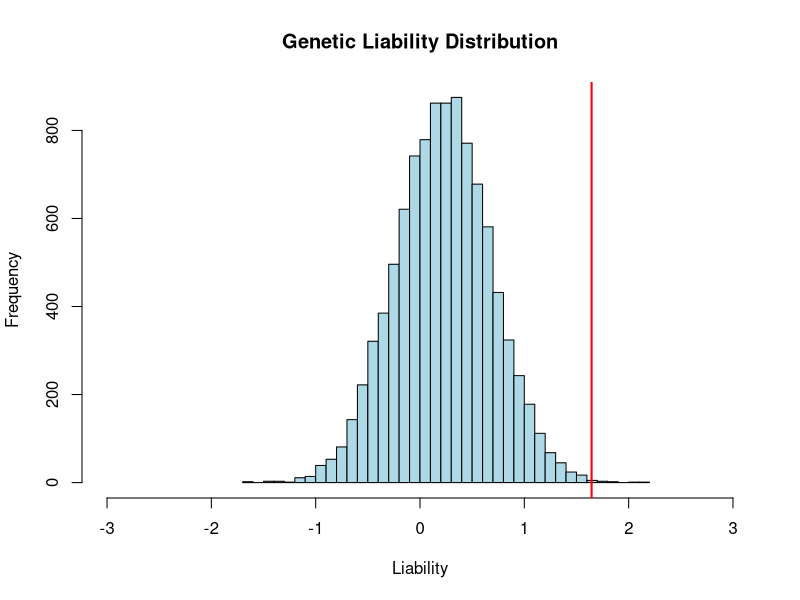
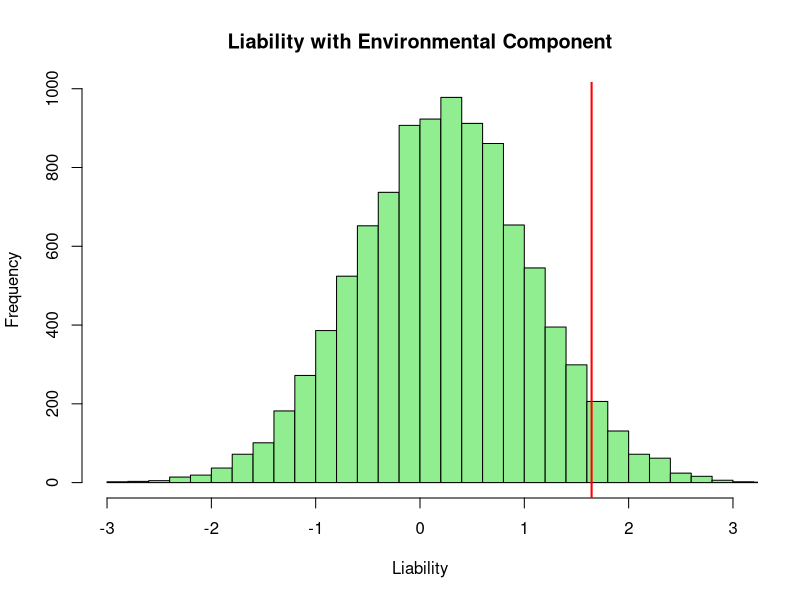

Source code (R) for these figures, in order: (Note: this script raises an error after producing the figures.)
## ---- chunk 1
knitr::opts_chunk$set(echo = TRUE, warning = FALSE, message = FALSE)
setwd("../liability_threshold_models/")
## ---- chunk 2
library(survival)
## ---- chunk 3

# Parameters
n_individuals <- 10000     # Number of individuals
n_snps <- 1000           # Number of SNPs that contribute to an individuals liability
maf <- 0.3                # Minor allele frequency
heritability <- 0.5       # Heritability of liability
threshold <- qnorm(0.95)  # Threshold 

# Simulate genotypes
set.seed(123)
genotypes <- matrix(rbinom(n_individuals * n_snps, 2, maf), nrow = n_individuals, ncol = n_snps)

# Simulate SNP effects
beta <- rnorm(n_snps, mean = 0, sd = sqrt(heritability / n_snps))

# Calculate liability
genetic_liability <- genotypes %*% beta

# Classify individuals as cases or controls based on threshold
phenotype <- ifelse(genetic_liability > threshold, 1, 0)

# Visualize the distribution of liability
hist(genetic_liability, main = "Genetic Liability Distribution", xlab = "Liability", xlim = c(-3, 3), breaks = 30, col = "lightblue")
abline(v = threshold, col = "red", lwd = 2)

# Print the number of cases
table(phenotype)


## ---- chunk 4
# Add environmental noise to the genetic liability
total_liability <- genetic_liability + rnorm(n_individuals, mean = 0, sd = sqrt(1 - heritability))

# Classify based on threshold
phenotype_env <- ifelse(total_liability > threshold, 1, 0)

# Visualize liability with environmental effects
hist(total_liability, main = "Liability with Environmental Component", xlab = "Liability", xlim = c(-3, 3), breaks = 30, col = "lightgreen")
abline(v = threshold, col = "red", lwd = 2)

table(phenotype_env)

## ---- chunk 5

var_genetic <- var(genetic_liability)
var_total <- var(total_liability)

heritability_est <- var_genetic / var_total
heritability_est


## ---- chunk 6
# Sample individuals with bias (e.g., oversample cases)
set.seed(123)
ascertained_cases <- sample(which(phenotype_env == 1), 5000, replace = TRUE)
ascertained_controls <- sample(which(phenotype_env == 0), 5000, replace = TRUE)
ascertained_sample <- c(ascertained_cases, ascertained_controls)

# Visualize the ascertained data
liability_ascertained <- liability_env[ascertained_sample]
phenotype_ascertained <- phenotype_env[ascertained_sample]

hist(liability_ascertained, main = "Ascertainment Bias in Sampled Data", xlab = "Liability", xlim = c(-3, 3), breaks = 30, col = "lightcoral")
abline(v = threshold, col = "red", lwd = 2)


## ---- chunk 7

genetic_liability_ascertained <- genetic_liability[ascertained_sample]

var_genetic <- var(genetic_liability_ascertained)
var_total <- var(liability_ascertained)

heritability_est <- var_genetic / var_total
heritability_est
## ---- chunk 8

# Simulate survival times
set.seed(123)
time_to_event <- rexp(n_individuals, rate = exp(liability_env - mean(liability_env)))
censoring_time <- rexp(n_individuals, rate = 0.02) # Censoring time
observed_time <- pmin(time_to_event, censoring_time)
event <- ifelse(time_to_event <= censoring_time, 1, 0) # Event indicator

# Create survival object
surv_obj <- Surv(observed_time, event)

# Fit Cox proportional hazards model
cox_model <- coxph(surv_obj ~ genotypes[,1])
summary(cox_model)


## ---- chunk 9
km_fit <- survfit(surv_obj ~ phenotype_env, conf.type = "log-log")
plot(km_fit, col = c("blue", "red"), lty = 1:2, xlab = "Time", ylab = "Survival Probability", xlim = c(0, 15), main = "Kaplan-Meier Curve by Phenotype")
legend("topright", legend = c("Control", "Case"), col = c("blue", "red"), lty = 1:2)

